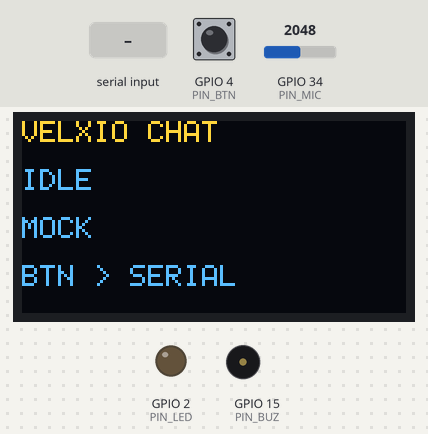
The sketch below on a simulated ESP32. Shown: 128×64 one-colour display, output pins drawn as LEDs (lit = HIGH), buzzer (waves = sounding, pin HIGH). Wiring (inferred from the names in the program): SSD1306 OLED at I2C address 0x3C. Inputs (shaded band) come from the test bench; at power-on: GPIO 4 (PIN_BTN) HIGH, GPIO 34 (PIN_MIC) = 2048. The OLED is the two-colour kind (top 16 rows yellow); what the sketch prints to the serial monitor is not drawn.

Above: at 1.5 s.
1.6 s: "hello 1\n" received over Serial
At 2.15 s:
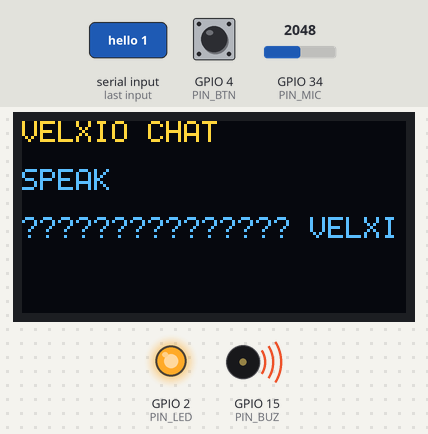
3.9 s: GPIO 4 (PIN_BTN) pulled LOW for 0.15 s
At 5.2 s:
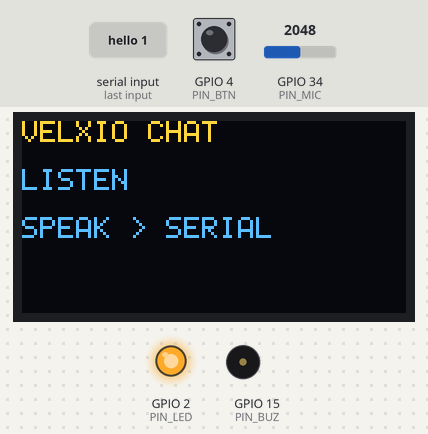
5.5 s: "/\n" received over Serial
At 6.14 s:
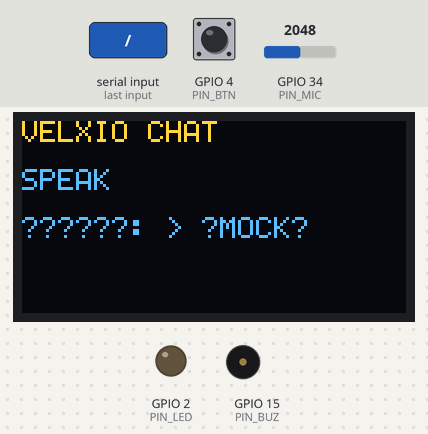
7.7 s: "200\n" received over Serial
At 8.25 s:
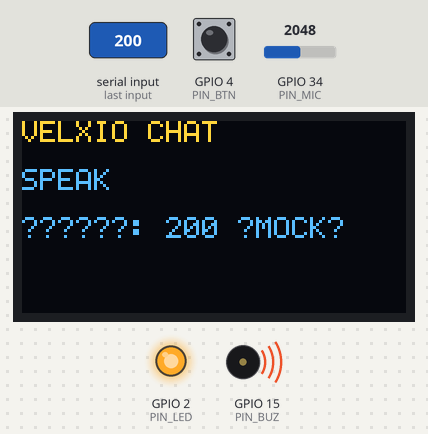
9.9 s: "weather 1\n" received over Serial
At 10.14 s:
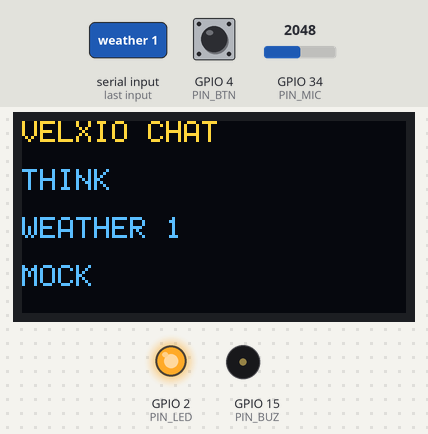
11.7 s: ":\n" received over Serial
At 11.93 s:
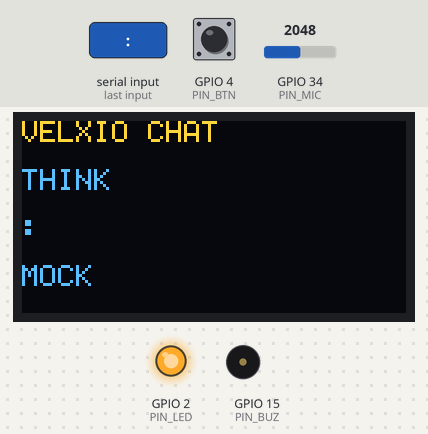
Timing chart, 0 to 14.5 s (numbered marks = the images above; inputs shaded):
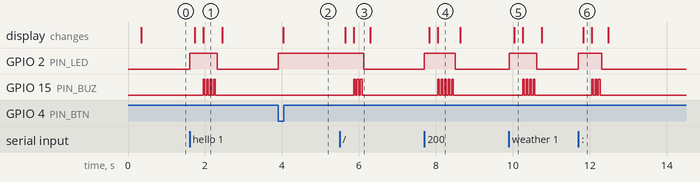

Measured:
- after the input at 1.6 s, GPIO 2 (PIN_LED): LOW → HIGH at once, → LOW 0.71 s later; GPIO 15 (PIN_BUZ): alternates HIGH for 0.05 s and LOW for 0.05 s, 8 changes in all, then stays LOW, starting after 0.35 s; the display: first changes after 0.13 s (image 1 shows a later state)
- after the input at 3.9 s, GPIO 2 (PIN_LED): LOW → HIGH at once; the display: changes after 0.14 s (image 2)
- after the input at 5.5 s, GPIO 2 (PIN_LED): HIGH → LOW after 0.63 s; GPIO 15 (PIN_BUZ): alternates HIGH for 0.05 s and LOW for 0.05 s, 6 changes in all, then stays LOW, starting after 0.36 s; the display: first changes after 0.14 s (image 3 shows a later state)
- after the input at 7.7 s, GPIO 2 (PIN_LED): LOW → HIGH at once, → LOW 0.80 s later; GPIO 15 (PIN_BUZ): alternates HIGH for 0.05 s and LOW for 0.05 s, 10 changes in all, then stays LOW, starting after 0.35 s; the display: first changes after 0.13 s (image 4 shows a later state)
- after the input at 9.9 s, GPIO 2 (PIN_LED): LOW → HIGH at once, → LOW 0.72 s later; GPIO 15 (PIN_BUZ): alternates HIGH for 0.05 s and LOW for 0.05 s, 8 changes in all, then stays LOW, starting after 0.36 s; the display: changes after 0.13 s (image 5)
- after the input at 11.7 s, GPIO 2 (PIN_LED): LOW → HIGH at once, → LOW 0.61 s later; GPIO 15 (PIN_BUZ): alternates HIGH for 0.05 s and LOW for 0.05 s, 6 changes in all, then stays LOW, starting after 0.35 s; the display: changes after 0.13 s (image 6)
- what the display in image 1 shows lasts 0.4 s, from 2.0 s to 2.4 s

The sketch:

ai-chat-bot.ino
```cpp
// ESP32 — AI 对话机器人（Velxio 仿真 / 真机同一状态机）
// 按键 GPIO4 进入 LISTEN；Serial 一行 = 听到的话；GPIO34 麦峰值作能量门。
// OLED 用 Wire 直驱 SSD1306（不依赖 Adafruit，避开本机 AVR 版库的 util/delay.h）。
// 默认 Mock：板内回复。Serial 输入 MODE live 后走 WiFi HTTP（OpenAI 兼容）。
// 日志字段：turn_id / state / mock，便于排查。

#include <Wire.h>
#include <WiFi.h>
#include <HTTPClient.h>

#ifndef AI_MOCK_MODE
#define AI_MOCK_MODE 1
#endif

#define PIN_SDA 21
#define PIN_SCL 22
#define PIN_BTN 4
#define PIN_LED 2
#define PIN_BUZ 15
#define PIN_MIC 34

#define OLED_ADDR 0x3C
#define MIC_DELTA 500
#define LISTEN_MS 8000
#define DEBOUNCE_MS 40

bool oledOk = false;
bool gMock = AI_MOCK_MODE != 0;
int turnId = 0;
int lastBtn = HIGH;
unsigned long btnAt = 0;

String wifiSsid = "Velxio-GUEST";
// 仿真里 llm.local = slirp 网关 192.168.4.2（宿主 /v1/chat/completions）
String llmUrl = "http://192.168.4.2/v1/chat/completions";
String llmKey = "";

enum State { ST_IDLE, ST_LISTEN, ST_THINK, ST_SPEAK };
const char* stateName[] = {"IDLE", "LISTEN", "THINK", "SPEAK"};

// 5x7：0-9 A-Z 空格 / : - ?   LSB 在上。OLED 只显示 ASCII。
static const uint8_t FONT5[][5] = {
  {0x3E,0x51,0x49,0x45,0x3E},{0x00,0x42,0x7F,0x40,0x00},{0x42,0x61,0x51,0x49,0x46},
  {0x21,0x41,0x45,0x4B,0x31},{0x18,0x14,0x12,0x7F,0x10},{0x27,0x45,0x45,0x45,0x39},
  {0x3C,0x4A,0x49,0x49,0x30},{0x01,0x71,0x09,0x05,0x03},{0x36,0x49,0x49,0x49,0x36},
  {0x06,0x49,0x49,0x29,0x1E},{0x7E,0x11,0x11,0x11,0x7E},{0x7F,0x49,0x49,0x49,0x36},
  {0x3E,0x41,0x41,0x41,0x22},{0x7F,0x41,0x41,0x22,0x1C},{0x7F,0x49,0x49,0x49,0x41},
  {0x7F,0x09,0x09,0x09,0x01},{0x3E,0x41,0x49,0x49,0x7A},{0x7F,0x08,0x08,0x08,0x7F},
  {0x00,0x41,0x7F,0x41,0x00},{0x20,0x40,0x41,0x3F,0x01},{0x7F,0x08,0x14,0x22,0x41},
  {0x7F,0x40,0x40,0x40,0x40},{0x7F,0x02,0x0C,0x02,0x7F},{0x7F,0x04,0x08,0x10,0x7F},
  {0x3E,0x41,0x41,0x41,0x3E},{0x7F,0x09,0x09,0x09,0x06},{0x3E,0x41,0x51,0x21,0x5E},
  {0x7F,0x09,0x19,0x29,0x46},{0x46,0x49,0x49,0x49,0x31},{0x01,0x01,0x7F,0x01,0x01},
  {0x3F,0x40,0x40,0x40,0x3F},{0x1F,0x20,0x40,0x20,0x1F},{0x3F,0x40,0x38,0x40,0x3F},
  {0x63,0x14,0x08,0x14,0x63},{0x07,0x08,0x70,0x08,0x07},{0x61,0x51,0x49,0x45,0x43},
  {0x00,0x00,0x00,0x00,0x00},{0x00,0x41,0x22,0x14,0x08},{0x00,0x36,0x36,0x00,0x00},
  {0x08,0x08,0x08,0x08,0x08},{0x02,0x01,0x51,0x09,0x06},
};

int fontIndex(char c) {
  if (c >= 'a' && c <= 'z') c = (char)(c - 32);
  if (c >= '0' && c <= '9') return c - '0';
  if (c >= 'A' && c <= 'Z') return 10 + (c - 'A');
  if (c == ' ') return 36;
  if (c == '/') return 37;
  if (c == ':') return 38;
  if (c == '-') return 39;
  return 40;
}

void oledCmd(uint8_t c) {
  Wire.beginTransmission(OLED_ADDR);
  Wire.write(0x00);
  Wire.write(c);
  Wire.endTransmission();
}

void oledBytes(const uint8_t* d, int n) {
  while (n > 0) {
    int chunk = n > 16 ? 16 : n;
    Wire.beginTransmission(OLED_ADDR);
    Wire.write(0x40);
    for (int i = 0; i < chunk; i++) Wire.write(d[i]);
    Wire.endTransmission();
    d += chunk;
    n -= chunk;
  }
}

void oledPos(uint8_t col, uint8_t page) {
  oledCmd(0x21); oledCmd(col); oledCmd(127);
  oledCmd(0x22); oledCmd(page); oledCmd(7);
}

bool oledBegin() {
  Wire.beginTransmission(OLED_ADDR);
  if (Wire.endTransmission() != 0) return false;
  const uint8_t init[] = {
    0xAE, 0x20, 0x00, 0x40, 0xA1, 0xA8, 0x3F, 0xC8,
    0xD3, 0x00, 0xDA, 0x12, 0xD5, 0x80, 0xD9, 0xF1,
    0xDB, 0x30, 0x81, 0xFF, 0xA4, 0xA6, 0x8D, 0x14, 0xAF,
  };
  for (uint8_t c : init) oledCmd(c);
  return true;
}

void oledClear() {
  oledPos(0, 0);
  uint8_t z[16] = {0};
  for (int i = 0; i < 64; i++) oledBytes(z, 16);
}

void oledPrint(uint8_t col, uint8_t page, const char* s) {
  oledPos(col, page);
  while (*s && col <= 122) {
    const uint8_t* g = FONT5[fontIndex(*s++)];
    uint8_t cell[6] = {g[0], g[1], g[2], g[3], g[4], 0};
    oledBytes(cell, 6);
    col += 6;
  }
}

void oledShow(const char* line1, const char* line2, const char* line3) {
  if (!oledOk) return;
  oledClear();
  oledPrint(0, 0, "VELXIO CHAT");
  oledPrint(0, 2, line1);
  oledPrint(0, 4, line2);
  oledPrint(0, 6, line3);
}

void logChat(const char* msg) {
  Serial.printf("[chat] turn_id=%d mock=%d %s\n", turnId, gMock ? 1 : 0, msg);
}

void logState(State st, const char* extra) {
  Serial.printf("[chat] turn_id=%d state=%s mock=%d %s\n",
                turnId, stateName[st], gMock ? 1 : 0, extra);
}

void setLed(bool on) { digitalWrite(PIN_LED, on ? HIGH : LOW); }

void speakBeep(int n) {
  for (int i = 0; i < n; i++) {
    digitalWrite(PIN_BUZ, HIGH);
    delay(45);
    digitalWrite(PIN_BUZ, LOW);
    delay(45);
  }
}

String mockReply(const String& q) {
  String s = q;
  s.toLowerCase();
  if (s.indexOf("hello") >= 0 || s.indexOf("你好") >= 0) {
    return "你好，我是 Velxio 对话机器人。";
  }
  if (s.indexOf("name") >= 0 || s.indexOf("名字") >= 0) {
    return "我叫 Velxio Bot，跑在 ESP32 上。";
  }
  if (s.indexOf("weather") >= 0 || s.indexOf("天气") >= 0) {
    return "仿真里没有气象站，我们先聊天。";
  }
  if (s.indexOf("help") >= 0 || s.indexOf("帮助") >= 0) {
    return "按键说话，或在 Serial 打一行。MODE live 走云端。";
  }
  String out = "收到: ";
  out += q;
  out += " (mock)";
  return out;
}

String liveReply(const String& q) {
  if (WiFi.status() != WL_CONNECTED) {
    WiFi.mode(WIFI_STA);
    WiFi.begin(wifiSsid.c_str());
    unsigned long t0 = millis();
    while (WiFi.status() != WL_CONNECTED && millis() - t0 < 8000) delay(200);
    if (WiFi.status() != WL_CONNECTED) return "WiFi 未连接，回退 mock。";
  }
  HTTPClient http;
  http.begin(llmUrl);
  http.addHeader("Content-Type", "application/json");
  if (llmKey.length()) {
    http.addHeader("Authorization", String("Bearer ") + llmKey);
  }
  String body = "{\"model\":\"mock\",\"messages\":[{\"role\":\"user\",\"content\":\"";
  String esc = q;
  esc.replace("\\", "\\\\");
  esc.replace("\"", "\\\"");
  body += esc;
  body += "\"}]}";
  int code = http.POST(body);
  String resp = http.getString();
  http.end();
  Serial.printf("[chat] turn_id=%d http=%d bytes=%u\n", turnId, code, (unsigned)resp.length());
  int i = resp.indexOf("\"content\"");
  if (i < 0) return code == 200 ? resp.substring(0, 48) : String("HTTP ") + code;
  int colon = resp.indexOf(':', i);
  int q1 = resp.indexOf('"', colon + 1);
  int q2 = resp.indexOf('"', q1 + 1);
  if (q1 < 0 || q2 < 0) return "解析失败";
  return resp.substring(q1 + 1, q2);
}

void trimLine(String& s) {
  s.trim();
  while (s.endsWith("\r")) s.remove(s.length() - 1);
}

bool handleCmd(const String& line) {
  if (line.equalsIgnoreCase("HELP")) {
    Serial.println("[chat] SAY <text> | MODE mock|live | SSID <s> | URL <u> | KEY <k>");
    return true;
  }
  if (line.startsWith("MODE ")) {
    String m = line.substring(5);
    m.trim();
    gMock = !m.equalsIgnoreCase("live");
    logChat(gMock ? "mode=mock" : "mode=live");
    return true;
  }
  if (line.startsWith("SSID ")) { wifiSsid = line.substring(5); wifiSsid.trim(); return true; }
  if (line.startsWith("URL ")) { llmUrl = line.substring(4); llmUrl.trim(); return true; }
  if (line.startsWith("KEY ")) { llmKey = line.substring(4); llmKey.trim(); return true; }
  if (line.startsWith("SAY ")) { return false; }
  return false;
}

String utteranceFrom(const String& line) {
  if (line.startsWith("SAY ")) {
    String u = line.substring(4);
    u.trim();
    return u;
  }
  return line;
}

void doTurn(const String& utter) {
  turnId++;
  if (utter.length() == 0) {
    logState(ST_IDLE, "empty");
    return;
  }
  logState(ST_THINK, utter.c_str());
  setLed(true);
  oledShow("THINK", utter.c_str(), gMock ? "mock" : "live");
  delay(80);
  String ans = gMock ? mockReply(utter) : liveReply(utter);
  logState(ST_SPEAK, ans.c_str());
  oledShow("SPEAK", ans.c_str(), "");
  speakBeep(3 + (int)(ans.length() % 4));
  setLed(false);
  oledShow("IDLE", gMock ? "mock" : "live", "btn / serial");
  logState(ST_IDLE, "done");
}

void setup() {
  Serial.begin(115200);
  delay(200);
  pinMode(PIN_BTN, INPUT_PULLUP);
  pinMode(PIN_LED, OUTPUT);
  pinMode(PIN_BUZ, OUTPUT);
  pinMode(PIN_MIC, INPUT);
  digitalWrite(PIN_LED, LOW);
  digitalWrite(PIN_BUZ, LOW);

  Wire.begin(PIN_SDA, PIN_SCL);
  oledOk = oledBegin();
  if (!oledOk) Serial.println("[chat] oled=fail (serial-only)");
  else Serial.println("[chat] oled=ok");

  oledShow("IDLE", gMock ? "mock" : "live", "btn / serial");
  Serial.println("[chat] ready  mock=1  type HELP  or press GPIO4");
}

void loop() {
  unsigned long now = millis();
  int btn = digitalRead(PIN_BTN);
  if (btn != lastBtn && now - btnAt > DEBOUNCE_MS) {
    btnAt = now;
    lastBtn = btn;
    if (btn == LOW) {
      logState(ST_LISTEN, "button");
      setLed(true);
      oledShow("LISTEN", "speak / serial", "");
      unsigned long t0 = millis();
      bool heardPeak = false;
      int micBase = analogRead(PIN_MIC);
      String line = "";
      while (millis() - t0 < LISTEN_MS) {
        int mic = analogRead(PIN_MIC);
        if (mic > micBase + MIC_DELTA) heardPeak = true;
        if (Serial.available()) {
          line = Serial.readStringUntil('\n');
          trimLine(line);
          break;
        }
        delay(20);
      }
      setLed(false);
      if (line.length() && !handleCmd(line)) {
        doTurn(utteranceFrom(line));
      } else if (heardPeak) {
        doTurn("(sound)");
      } else {
        logState(ST_IDLE, "listen_timeout");
        oledShow("IDLE", "timeout", "btn / serial");
      }
    }
  }

  if (Serial.available()) {
    String line = Serial.readStringUntil('\n');
    trimLine(line);
    if (!line.length()) return;
    if (handleCmd(line)) return;
    doTurn(utteranceFrom(line));
  }
}
```
